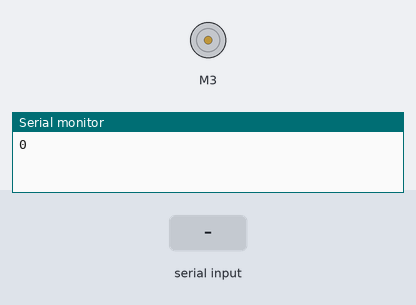
Bench run of a sketch on a simulated Arduino Uno, built with avr-gcc and run on an emulated ATmega328P. Shown: DC motor (green arrow = forward, orange = backward, longer = faster), the last lines printed to the serial monitor. Inputs (shaded band) come from the test bench.

Above: at 1.2 s.
1.3 s: "90,45\n" received over Serial
At 3.6 s:
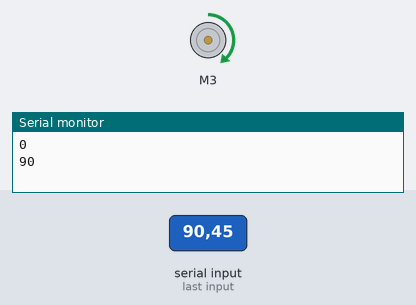
4.3 s: "30,150\n" received over Serial
10.3 s: "200\n" received over Serial
At 12.1 s:
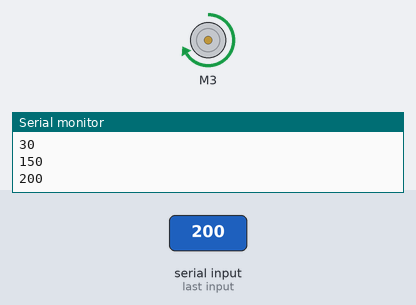
12.5 s: "90\n" received over Serial
At 13.6 s:
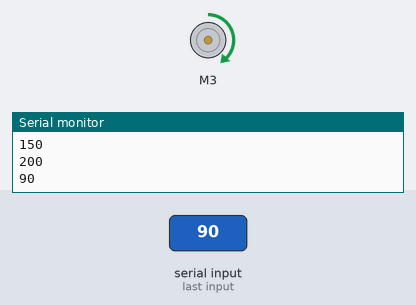
Timing chart, 0 to 15.5 s (numbered marks = the images above; inputs shaded):
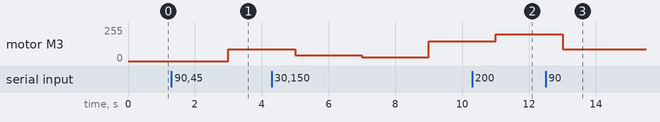

Measured:
- after the input at 1.3 s, motor M3: stopped → forward 90/255 after 1.7 s
- after the input at 10.3 s, motor M3: forward 150/255 → forward 200/255 after 0.70 s
- after the input at 12.5 s, motor M3: forward 200/255 → forward 90/255 after 0.50 s

The sketch:

harshal.ino
```cpp
 #include "CytronMotorDriver.h"
  CytronMD motor(PWM_DIR, 3, 4);
  int  store,s;
void setup() {
  // put your setup code here, to run once:
  Serial.begin(9600);

}

void loop() {
  // put your main code here, to run repeatedly
   s = Serial.parseInt();
  if(s != 0)
  {
    store = s;
   // Serial.println(store);
  }

 Serial.println(store);
  motor.setSpeed(store);
  delay(2000);
}
```
